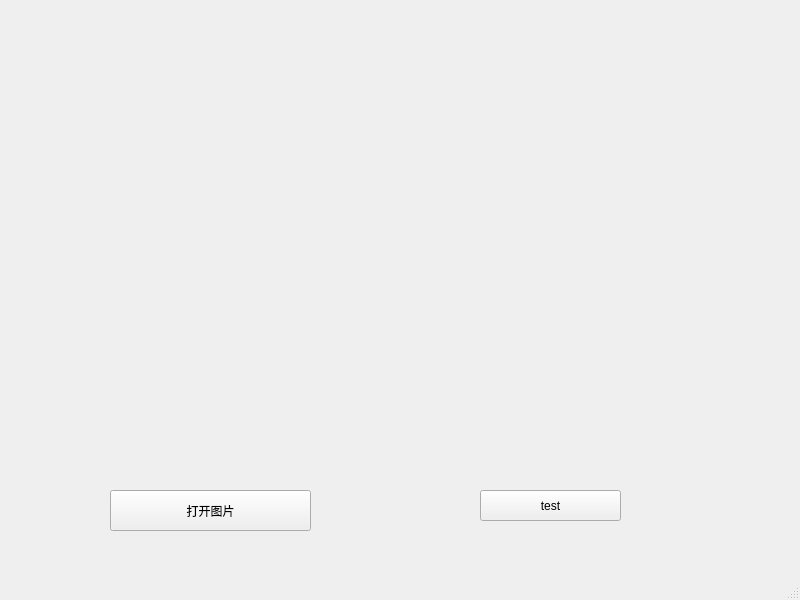
<?xml version="1.0" encoding="UTF-8"?>
<ui version="4.0">
 <class>MainWindow</class>
 <widget class="QMainWindow" name="MainWindow">
  <property name="geometry">
   <rect>
    <x>0</x>
    <y>0</y>
    <width>800</width>
    <height>600</height>
   </rect>
  </property>
  <property name="windowTitle">
   <string>MainWindow</string>
  </property>
  <property name="whatsThis">
   <string>&lt;html&gt;&lt;head/&gt;&lt;body&gt;&lt;p&gt;ImageViewer&lt;/p&gt;&lt;/body&gt;&lt;/html&gt;</string>
  </property>
  <widget class="QWidget" name="centralwidget">
   <widget class="QPushButton" name="pushButton">
    <property name="geometry">
     <rect>
      <x>110</x>
      <y>490</y>
      <width>201</width>
      <height>41</height>
     </rect>
    </property>
    <property name="text">
     <string>打开图片</string>
    </property>
   </widget>
   <widget class="QLabel" name="label">
    <property name="geometry">
     <rect>
      <x>20</x>
      <y>20</y>
      <width>751</width>
      <height>441</height>
     </rect>
    </property>
    <property name="text">
     <string/>
    </property>
   </widget>
   <widget class="QPushButton" name="pushButton_2">
    <property name="geometry">
     <rect>
      <x>480</x>
      <y>490</y>
      <width>141</width>
      <height>31</height>
     </rect>
    </property>
    <property name="text">
     <string>test</string>
    </property>
   </widget>
  </widget>
  <widget class="QStatusBar" name="statusbar"/>
  <widget class="QMenuBar" name="menuBar">
   <property name="geometry">
    <rect>
     <x>0</x>
     <y>0</y>
     <width>800</width>
     <height>21</height>
    </rect>
   </property>
  </widget>
 </widget>
 <resources/>
 <connections/>
</ui>
